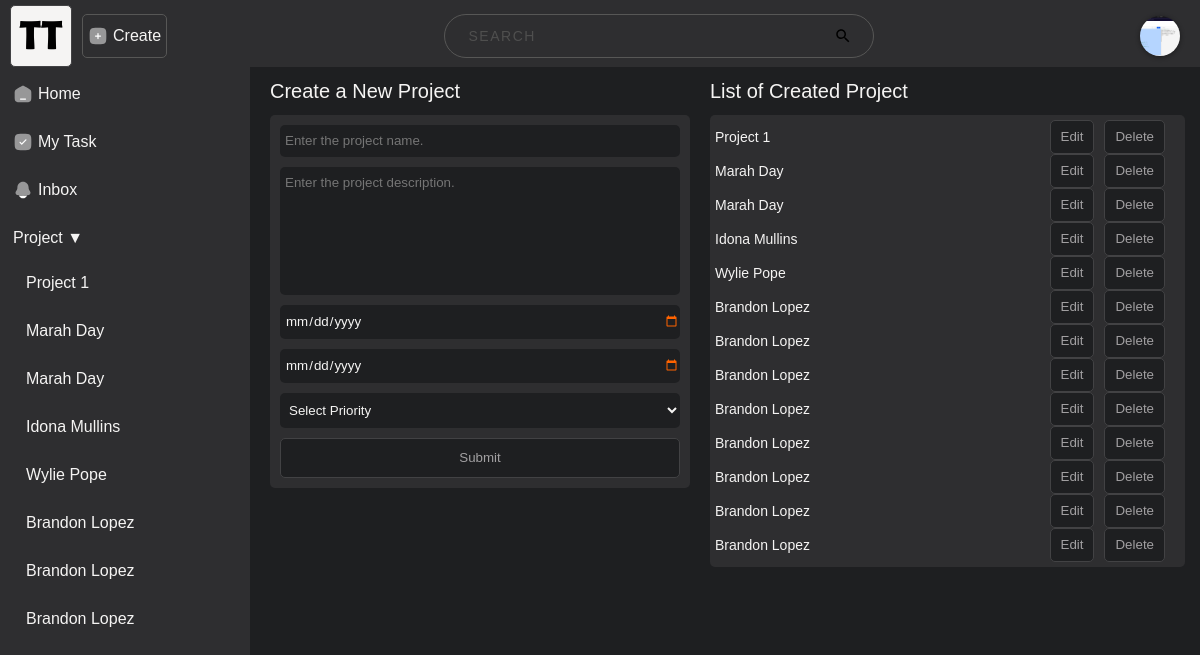
The app's page /create-project (signed in) with its own data.
### base/models.py (models this page shows)
class UserProfile(models.Model):
    user = models.OneToOneField(User, on_delete=models.CASCADE)
    profile_picture = models.ImageField(upload_to='profile_pictures', null=True, blank=True)

class Projects(models.Model):
    PRIORITY_CHOICES = [
        ("", "Select Priority"),
        ("H", "High"),
        ("M", "Medium"),
        ("L", "Low"),
    ]
    project_id = models.AutoField(primary_key=True)
    user_id = models.ManyToManyField(User, through="ProjectUsers")
    project_name = models.CharField(max_length=255)
    description = models.CharField(max_length=255)
    start_date = models.DateField()
    end_date = models.DateField()
    priority = models.CharField(max_length=1, choices=PRIORITY_CHOICES, default="")
    def __str__(self):
        return self.project_name

### base/views.py (the view)
# urls.py: path("create-project", create_project, name="create_project")
@login_required
def create_project(request):
    user_projects = Projects.objects.filter(Q(projectusers__user_id__username=request.user.username) & Q(projectusers__is_project_owner = True))
    print(user_projects)
    if request.method == "POST":
        form = CreateProjectForm(request.POST)
        if form.is_valid():
            project = form.save(
                commit=False
            )  # Prevent saving the form before modifying it
            project.save()  # Save the project first to get the project ID
            project_user = ProjectUsers.objects.create(
                user_id=request.user,
                project_id=project,
                is_project_owner=True,
                user_role="Project Owner",
            )
    else:
        form = CreateProjectForm()
    return render(request, "create_project.html", {"form": form, 'created_project_lst': user_projects})

### base/form.py
class CreateProjectForm(forms.ModelForm):
    class Meta:
        model = Projects
        fields = ["project_name", "description", "start_date", "end_date", "priority"]
        widgets = {
            "project_name": forms.TextInput(attrs={"placeholder": "Enter the project name.", "id": "projectname", "class": "input-style"}),
            "description": forms.Textarea(attrs={"maxlength": "255", "rows": "4", "placeholder": "Enter the project description.", "id": "projectdesc", "class": "input-style"}),
            "start_date": forms.DateInput(attrs={"type": "date", "id": "createprojectStartDate", "class": "input-style"}),
            "end_date": forms.DateInput(attrs={"type": "date", "id": "createprojectEndDate", "class": "input-style"}),
             "priority": forms.Select(attrs={"id": "createpriority", "class": "input-style"})
        }

### base/templatetags/customtags.py (called while the page is built)
@register.simple_tag
def list_of_projects(username):
    desired_user = User.objects.get(username=username)
    user_projects = Projects.objects.filter(projectusers__user_id=desired_user)
    return user_projects

### base/templates/create_project.html (shortened to what this page needs)
{% extends 'base.html' %}
{% block content %}
<div class="main-content">
    <div class="project-container">
        <div class="left-container">
            <div class="heading-content">
                <div class="heading-style">
                    <p>Create a New Project</p>
                </div>
            </div>
            <div class="project_create_form">
                <form id="projectForm" action="" method="post">
                    <div class="form-group">
                        {{form.project_name}}
                        <br>
                    </div>
                    <div class="form-group">
                        <div class="textarea-style textarea-wrapper">
                            {{form.description}}
                        </div>
                    </div>
                    <div class="form-group">
                        {{form.start_date}}
                        <br>
                    </div>
                    <div class="form-group">
                        {{form.end_date}}
                        <br>
                    </div>
                    <div class="form-group">
                        {{form.priority}}
                        <br>
                    </div>
                    <div class="form-group">
                        <input type="submit" class="button-style" value="Submit">
                    </div>
                </form>
            </div>
        </div>
        <div class="right-container">
            <div class="heading-content">
                <div class="heading-style">
                    <p>List of Created Project</p>
                </div>
            </div>
            <div class="project-section">
                <div class="user-project">
                    <div class="project" id="created_projects">
                        {% for created_project in created_project_lst %}
                        <div class="project-lst">
                            <div class="project-lst-name" style="display: inline-block;">
                                {{created_project}}
                            </div>
                            <div class="project-options">
                                <button class="edit-project-btn" id="edit-project-btn" data-project-id="4">Edit</button>
                                <button class="delete-project-btn" id="delete-project-btn"
                                    data-project-id="4">Delete</button>
                            </div>
                        </div>
                        {% endfor %}
                    </div>
                </div>
            </div>
        </div>
    </div>
</div>
</div>
{% endblock %}

### base/templates/base.html (shortened to what this page needs)
<html lang="en">
<head>
    {% load static %}
    {% load customtags %}
    <link rel="stylesheet" href="{% static 'css/styles.css' %}">
    <link rel="stylesheet" href="{% static 'css/tab-style.css' %}">
</head>
<body>
    <div class="navbar">
        <div class="logo-container">
            <a href="{% url 'home' %}">
                <div class="logo collapse-toggle-btn">
                    <img src="{% static 'image/teamtrack_logo.png' %}" alt="logo">
            </a>
        </div>
    </div>
    <a href="{% url 'create_project' %}">
        <div class="create-project-btn popup-btn overlay-border related-btn-img">
            <img class="svg-img" src="{% static 'image/add-square.svg' %}" alt="create">
            <p>Create</p>
        </div>
    </a>
    <div class="search__container">
        <input class="search__input" type="text" placeholder="Search">
    </div>
    <div class="navbar-right">
        {% if user.is_authenticated %}
        {% if user.userprofile.profile_picture %}
        <img id="popup-btn" src="{{ user.userprofile.profile_picture.url }}" alt="Profile Picture">
        {% else %}
        <button class="profpic" id="popup-btn" style="color: black;">{% get_initials_of_fullname request.user.username %}</button>
        {% endif %}
        {% endif %}
    </div>
    <div class="sidebar">
        <ul>
            <li class="related-btn-img">
                <a href="{% url 'home' %}" class="full-width">
                    <img src="{% static 'image/home.svg' %}" alt="">
                    Home
                </a>
            </li>
            <li class="related-btn-img">
                <a href="#" class="full-width">
                    <img src="{% static 'image/check-square.svg' %}">
                    My Task
                </a>
            </li>
            <li class="related-btn-img">
                <a href="#" class="full-width">
                    <img src="{% static 'image/bell.svg' %}" alt="">
                    Inbox
                </a>
            </li>
            <li>
                <div class="collapsible-project">Project ▼</div>
                <div class="collapsible-content">
                    <div class="project-scroll-container">
                        <div class="project-item sidebar-project" id="projectListContainer">
                            <ul>
                                {% if user.is_authenticated %}
                                {% list_of_projects request.user.username as user_projects %}
                                {% for user_project in user_projects %}
                                <li><a href="{% url 'project_view' user_project.project_id %}">{{ user_project }}</a>
                                </li>
                                {% endfor %}
                                {% endif %}
                            </ul>
                        </div>
                    </div>
                </div>
            </li>
        </ul>
    </div>
    <div class="container">
        {% block content %}
        {% endblock %}
</body>
</html>

### base/templates/base.html (style rules this page uses)
.logo img { width: 60px; height: 60px; border: 1px solid var(--color-border); border-radius: 5px; background-color: var(--color-text); }
.navbar-right img { height: 40px; width: 40px; border-radius: 50%; object-fit: cover; }
.sidebar { width: 250px; color: white; height: 100vh; top: 65; overflow-y: auto; background-color: var(--sidebar-bgcolor); position: fixed; }
.sidebar ul { list-style: none; padding: 10px 0; }
.sidebar li { margin-bottom: 10px; padding: 3px 8px; }
.sidebar a { border-radius: 5px; padding: 0 5px; text-decoration: none; font-size: 16px; color: var(--color-text); }
.sidebar a.full-width { display: flex; align-items: center; text-decoration: none; color: var(--color-text); padding: 0 5px; font-size: 16px; width: 100%; }
.collapsible-project { cursor: pointer; padding: 0 5px; }
.collapsible-content { display: block; padding-left: 5px; }

### records on screen
Projects: project_name "Project 1"
Projects: project_name "Marah Day"
Projects: project_name "Marah Day"
Projects: project_name "Idona Mullins"
Projects: project_name "Wylie Pope"
Projects: project_name "Brandon Lopez"
Projects: project_name "Brandon Lopez"
Projects: project_name "Brandon Lopez"
Projects: project_name "Brandon Lopez"
Projects: project_name "Brandon Lopez"
Projects: project_name "Brandon Lopez"
Projects: project_name "Brandon Lopez"
Projects: project_name "Brandon Lopez"
